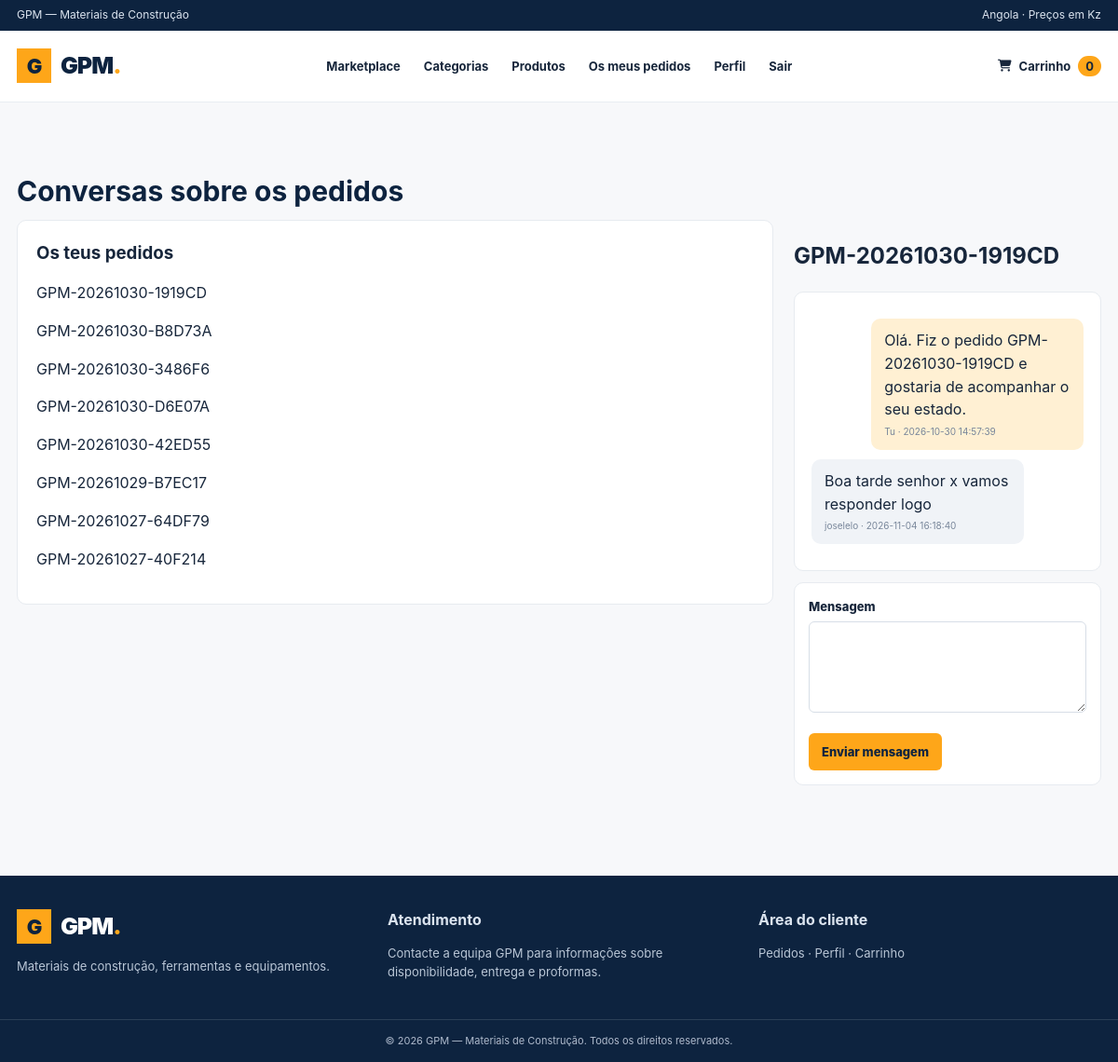
The app's page /gpm2/gpm/cliente/chat.php (signed in) with its own data.
### tables this page shows
CREATE TABLE `conversations` (
  `id` bigint(20) UNSIGNED NOT NULL,
  `order_id` bigint(20) UNSIGNED NOT NULL,
  `customer_id` bigint(20) UNSIGNED NOT NULL,
  `assigned_user_id` bigint(20) UNSIGNED DEFAULT NULL,
  `status` enum('open','closed') NOT NULL DEFAULT 'open',
  `last_message_at` datetime DEFAULT NULL,
  `created_at` timestamp NOT NULL DEFAULT current_timestamp(),
  `updated_at` timestamp NOT NULL DEFAULT current_timestamp() ON UPDATE current_timestamp()
);

CREATE TABLE `orders` (
  `id` bigint(20) UNSIGNED NOT NULL,
  `order_number` varchar(40) NOT NULL,
  `customer_id` bigint(20) UNSIGNED NOT NULL,
  `responsible_user_id` bigint(20) UNSIGNED DEFAULT NULL,
  `customer_type` enum('individual','company') NOT NULL DEFAULT 'individual',
  `customer_name` varchar(180) NOT NULL,
  `customer_nif` varchar(50) DEFAULT NULL,
  `customer_phone` varchar(40) NOT NULL,
  `customer_email` varchar(190) DEFAULT NULL,
  `delivery_address` text DEFAULT NULL,
  `delivery_city` varchar(100) DEFAULT NULL,
  `delivery_province` varchar(100) DEFAULT NULL,
  `delivery_fee` decimal(15,2) NOT NULL DEFAULT 0.00,
  `discount` decimal(15,2) NOT NULL DEFAULT 0.00,
  `subtotal` decimal(15,2) NOT NULL DEFAULT 0.00,
  `total` decimal(15,2) NOT NULL DEFAULT 0.00,
  `payment_method` varchar(80) DEFAULT NULL,
  `payment_status` enum('pending','partial','paid','refunded') NOT NULL DEFAULT 'pending',
  `status` enum('pending','confirmed','preparing','shipped','completed','cancelled') NOT NULL DEFAULT 'pending',
  `notes` text DEFAULT NULL,
  `stock_deducted` tinyint(1) NOT NULL DEFAULT 0,
  `ordered_at` datetime NOT NULL DEFAULT current_timestamp(),
  `confirmed_at` datetime DEFAULT NULL,
  `completed_at` datetime DEFAULT NULL,
  `cancelled_at` datetime DEFAULT NULL,
  `created_at` timestamp NOT NULL DEFAULT current_timestamp(),
  `updated_at` timestamp NOT NULL DEFAULT current_timestamp() ON UPDATE current_timestamp(),
  `delivery_street` varchar(180) DEFAULT NULL,
  `delivery_neighborhood` varchar(120) DEFAULT NULL,
  `delivery_reference` varchar(255) DEFAULT NULL
);

CREATE TABLE `messages` (
  `id` bigint(20) UNSIGNED NOT NULL,
  `conversation_id` bigint(20) UNSIGNED NOT NULL,
  `sender_type` enum('customer','staff') NOT NULL,
  `customer_sender_id` bigint(20) UNSIGNED DEFAULT NULL,
  `user_sender_id` bigint(20) UNSIGNED DEFAULT NULL,
  `body` text NOT NULL,
  `read_at` datetime DEFAULT NULL,
  `created_at` timestamp NOT NULL DEFAULT current_timestamp()
);

CREATE TABLE `users` (
  `id` bigint(20) UNSIGNED NOT NULL,
  `name` varchar(150) NOT NULL,
  `email` varchar(190) NOT NULL,
  `password` varchar(255) NOT NULL,
  `role` enum('admin','seller','stock_manager') NOT NULL DEFAULT 'seller',
  `active` tinyint(1) NOT NULL DEFAULT 1,
  `must_change_password` tinyint(1) NOT NULL DEFAULT 0,
  `last_login_at` datetime DEFAULT NULL,
  `created_at` timestamp NOT NULL DEFAULT current_timestamp(),
  `updated_at` timestamp NOT NULL DEFAULT current_timestamp() ON UPDATE current_timestamp()
);

### gpm2/gpm/app/bootstrap.php (called while the page is built, shortened)
<?php
if (!function_exists('e')) {
    function e($value): string {
        return htmlspecialchars((string)$value, ENT_QUOTES | ENT_SUBSTITUTE, 'UTF-8');
    }
}

### gpm2/gpm/cliente/chat.php (the view, shortened to what this page needs)
<?php
require_once __DIR__.'/includes/iniciar.php';
$cliente=exigir_cliente();$cid=(int)$cliente['id'];$pedidoId=(int)($_GET['pedido']??0);
$st=$pdo->prepare("SELECT c.*,o.order_number FROM conversations c INNER JOIN orders o ON o.id=c.order_id WHERE c.customer_id=? ORDER BY c.last_message_at DESC,c.id DESC");$st->execute([$cid]);$conversas=$st->fetchAll();
if(!$pedidoId&&$conversas)$pedidoId=(int)$conversas[0]['order_id'];
$st=$pdo->prepare("SELECT c.*,o.order_number FROM conversations c INNER JOIN orders o ON o.id=c.order_id WHERE c.customer_id=? AND c.order_id=? LIMIT 1");$st->execute([$cid,$pedidoId]);$conversa=$st->fetch();
$mensagens=[];if($conversa){$m=$pdo->prepare("SELECT m.*,u.name AS staff_name FROM messages m LEFT JOIN users u ON u.id=m.user_sender_id WHERE m.conversation_id=? ORDER BY m.created_at ASC,m.id ASC");$m->execute([(int)$conversa['id']]);$mensagens=$m->fetchAll();}
$tituloPagina='Conversas';require __DIR__.'/includes/header-marketplace.php';
?>
<div class="container section"><h1 class="page-title">Conversas sobre os pedidos</h1><div class="two-col"><aside class="sidebar"><h3>Os teus pedidos</h3><?php foreach($conversas as $c):?><p><a class="category-list <?=((int)$c['order_id']===$pedidoId?'active':'')?>" href="chat.php?pedido=<?=(int)$c['order_id']?>"><?=e($c['order_number'])?></a></p><?php endforeach;?></aside><section><?php if(!$conversa):?><div class="empty">Ainda não existe conversa associada a este pedido.</div><?php else:?><h2><?=e($conversa['order_number'])?></h2><div class="chat-box"><?php foreach($mensagens as $m):$mine=$m['sender_type']==='customer';?><div class="chat-message <?=$mine?'mine':''?>"><?=nl2br(e($m['body']))?><small><?=$mine?'Tu':e($m['staff_name']??'Equipa GPM')?> · <?=e($m['created_at'])?></small></div><?php endforeach;?></div><?php if($conversa['status']==='open'):?><form method="post" class="panel" style="padding:15px;margin-top:12px"><?=csrf_field()?><div class="field"><label>Mensagem</label><textarea name="body" rows="3" maxlength="5000" required></textarea></div><button class="btn-primary" type="submit">Enviar mensagem</button></form><?php else:?><div class="alert">Esta conversa foi encerrada.</div><?php endif;?><?php endif;?></section></div></div>
<?php require __DIR__.'/includes/footer-marketplace.php';?>

### gpm2/gpm/assets/css/cliente.css (style rules this page uses)
* { box-sizing:border-box }
html { scroll-behavior:smooth }
body { margin:0;background:#f7f8fa;color:#17263b;font-family:Inter,Arial,sans-serif;line-height:1.55 }
a { color:inherit;text-decoration:none }
button,input,select,textarea { font:inherit }
.container { width:min(1180px,calc(100% - 36px));margin:auto }
.search-form button,.btn-primary { background:#fea619;color:#0d233f;border:0;border-radius:6px;padding:12px 18px;font-weight:800;cursor:pointer }
.section { padding:42px 0 }
.sidebar,.panel,.product-card,.form-panel,.order-card { background:#fff;border:1px solid #e7ebf0;border-radius:10px }
.sidebar { padding:20px;height:max-content }
.sidebar h3 { margin:0 0 12px }
.category-list { list-style:none;padding:0;margin:0 }
.btn,.btn-outline,.btn-primary { display:inline-flex;justify-content:center;align-items:center;gap:8px;border-radius:6px;padding:10px 14px;font-size:13px;font-weight:800;cursor:pointer;border:0 }
.field { margin-bottom:15px }
.field label { display:block;font-size:13px;font-weight:800;margin-bottom:6px }
.field input,.field select,.field textarea { width:100%;padding:11px 12px;border:1px solid #d7dee7;border-radius:6px;background:#fff;outline:none }
.page-title { margin:30px 0 8px;font-size:30px;color:#0d233f }
.two-col { display:grid;grid-template-columns:1fr 330px;gap:22px;align-items:start }
.chat-box { background:#fff;border:1px solid #e7ebf0;border-radius:10px;padding:18px;max-height:480px;overflow:auto }
.chat-message { max-width:78%;padding:11px 14px;border-radius:10px;margin:10px 0;background:#f0f3f7 }
.chat-message.mine { margin-left:auto;background:#fff0d3 }
.chat-message small { display:block;color:#78869a;font-size:10px;margin-top:4px }

### records on screen
conversations: order.order_number "GPM-20261030-1919CD"
conversations: order.order_number "GPM-20261030-B8D73A"
conversations: order.order_number "GPM-20261030-3486F6"
conversations: order.order_number "GPM-20261030-D6E07A"
conversations: order.order_number "GPM-20261030-42ED55"
conversations: order.order_number "GPM-20261029-B7EC17"
conversations: order.order_number "GPM-20261027-64DF79"
conversations: order.order_number "GPM-20261027-40F214"
messages: body "Olá. Fiz o pedido GPM-20261030-1919CD e gostaria de acompanhar o seu estado.", sender_type "Tu", created_at "2026-10-30 14:57:39"
messages: body "Boa tarde senhor x vamos responder logo", user_sender.name "joselelo", created_at "2026-11-04 16:18:40"

### other values on screen
gpm_cart_count() "0"
